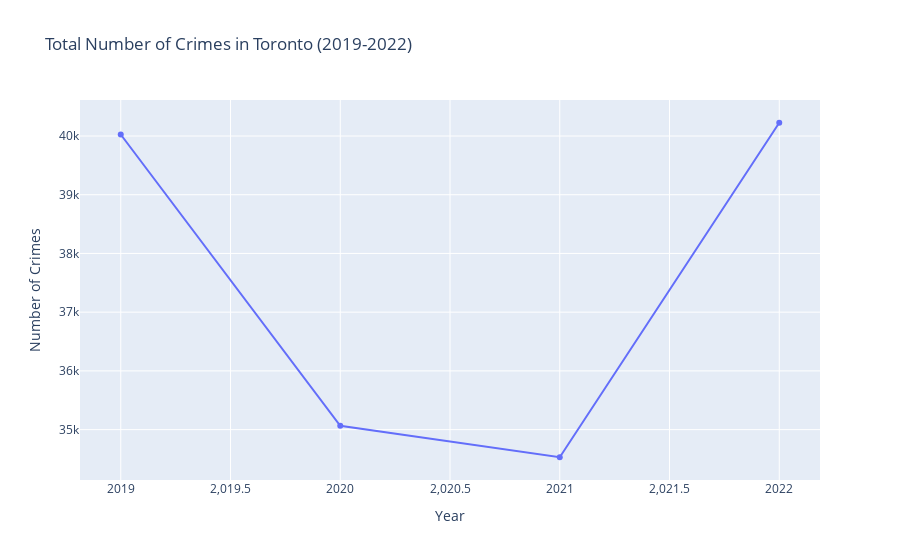

Notebook code cell kept with this figure:
### Code cell
import plotly.graph_objs as go

# Create a line chart with the crime_counts_by_year data
fig = go.Figure(data=[go.Scatter(x=crime_counts_by_year.index, y=crime_counts_by_year.values, mode='lines+markers')])

# Customize the layout
fig.update_layout(
    title="Total Number of Crimes in Toronto (2019-2022)",
    xaxis_title="Year",
    yaxis_title="Number of Crimes",
    showlegend=False
)

# Save the plot as an HTML file
pio.write_html(fig, file='crime_counts_toronto.html')

# Show the plot
fig.show()

### Figure 1 — Plotly figure (JSON) as saved in the notebook; plotly's stock layout.template omitted (floating-point values rounded to 4 significant figures)
{"data": [{"mode": "lines+markers", "type": "scatter", "x": [2019, 2020, 2021, 2022], "y": [40026, 35065, 34529, 40226]}], "layout": {"showlegend": false, "title": {"text": "Total Number of Crimes in Toronto (2019-2022)"}, "xaxis": {"title": {"text": "Year"}}, "yaxis": {"title": {"text": "Number of Crimes"}}}}
